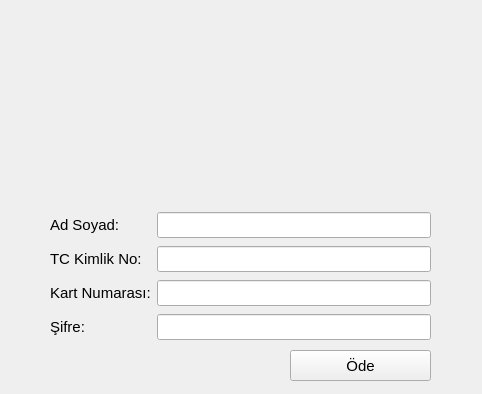
<?xml version="1.0" encoding="UTF-8"?>
<ui version="4.0">
 <class>MainWindow</class>
 <widget class="QMainWindow" name="MainWindow">
  <property name="geometry">
   <rect>
    <x>0</x>
    <y>0</y>
    <width>482</width>
    <height>394</height>
   </rect>
  </property>
  <property name="minimumSize">
   <size>
    <width>482</width>
    <height>394</height>
   </size>
  </property>
  <property name="maximumSize">
   <size>
    <width>482</width>
    <height>394</height>
   </size>
  </property>
  <property name="windowTitle">
   <string>Ödeme</string>
  </property>
  <property name="windowIcon">
   <iconset resource="odeme.qrc">
    <normaloff>:/kredi kartı/logo_2.png</normaloff>:/kredi kartı/logo_2.png</iconset>
  </property>
  <widget class="QWidget" name="centralwidget">
   <widget class="QPushButton" name="pay_button">
    <property name="geometry">
     <rect>
      <x>290</x>
      <y>350</y>
      <width>141</width>
      <height>31</height>
     </rect>
    </property>
    <property name="font">
     <font>
      <pointsize>11</pointsize>
     </font>
    </property>
    <property name="text">
     <string>Öde</string>
    </property>
   </widget>
   <widget class="QLabel" name="label_6">
    <property name="geometry">
     <rect>
      <x>110</x>
      <y>10</y>
      <width>271</width>
      <height>181</height>
     </rect>
    </property>
    <property name="styleSheet">
     <string notr="true">border-image: url(:/kredi kartı/logo_2.png);</string>
    </property>
    <property name="text">
     <string/>
    </property>
   </widget>
   <widget class="QWidget" name="layoutWidget">
    <property name="geometry">
     <rect>
      <x>50</x>
      <y>210</y>
      <width>381</width>
      <height>135</height>
     </rect>
    </property>
    <layout class="QGridLayout" name="gridLayout">
     <item row="0" column="0">
      <widget class="QLabel" name="label">
       <property name="font">
        <font>
         <pointsize>11</pointsize>
         <weight>50</weight>
         <bold>false</bold>
        </font>
       </property>
       <property name="text">
        <string>Ad Soyad:</string>
       </property>
      </widget>
     </item>
     <item row="0" column="1">
      <widget class="QLineEdit" name="name_lastname">
       <property name="font">
        <font>
         <pointsize>11</pointsize>
        </font>
       </property>
      </widget>
     </item>
     <item row="1" column="0">
      <widget class="QLabel" name="label_3">
       <property name="font">
        <font>
         <pointsize>11</pointsize>
         <weight>50</weight>
         <bold>false</bold>
        </font>
       </property>
       <property name="text">
        <string>TC Kimlik No:</string>
       </property>
      </widget>
     </item>
     <item row="1" column="1">
      <widget class="QLineEdit" name="id_number">
       <property name="font">
        <font>
         <pointsize>11</pointsize>
        </font>
       </property>
      </widget>
     </item>
     <item row="2" column="0">
      <widget class="QLabel" name="label_4">
       <property name="font">
        <font>
         <pointsize>11</pointsize>
         <weight>50</weight>
         <bold>false</bold>
        </font>
       </property>
       <property name="text">
        <string>Kart Numarası:</string>
       </property>
      </widget>
     </item>
     <item row="2" column="1">
      <widget class="QLineEdit" name="card_number">
       <property name="font">
        <font>
         <pointsize>11</pointsize>
        </font>
       </property>
      </widget>
     </item>
     <item row="3" column="0">
      <widget class="QLabel" name="label_5">
       <property name="font">
        <font>
         <pointsize>11</pointsize>
         <weight>50</weight>
         <bold>false</bold>
        </font>
       </property>
       <property name="text">
        <string>Şifre:</string>
       </property>
      </widget>
     </item>
     <item row="3" column="1">
      <widget class="QLineEdit" name="password_edit">
       <property name="font">
        <font>
         <pointsize>11</pointsize>
        </font>
       </property>
       <property name="echoMode">
        <enum>QLineEdit::Password</enum>
       </property>
      </widget>
     </item>
    </layout>
   </widget>
  </widget>
 </widget>
 <resources>
  <include location="odeme.qrc"/>
 </resources>
 <connections/>
</ui>
